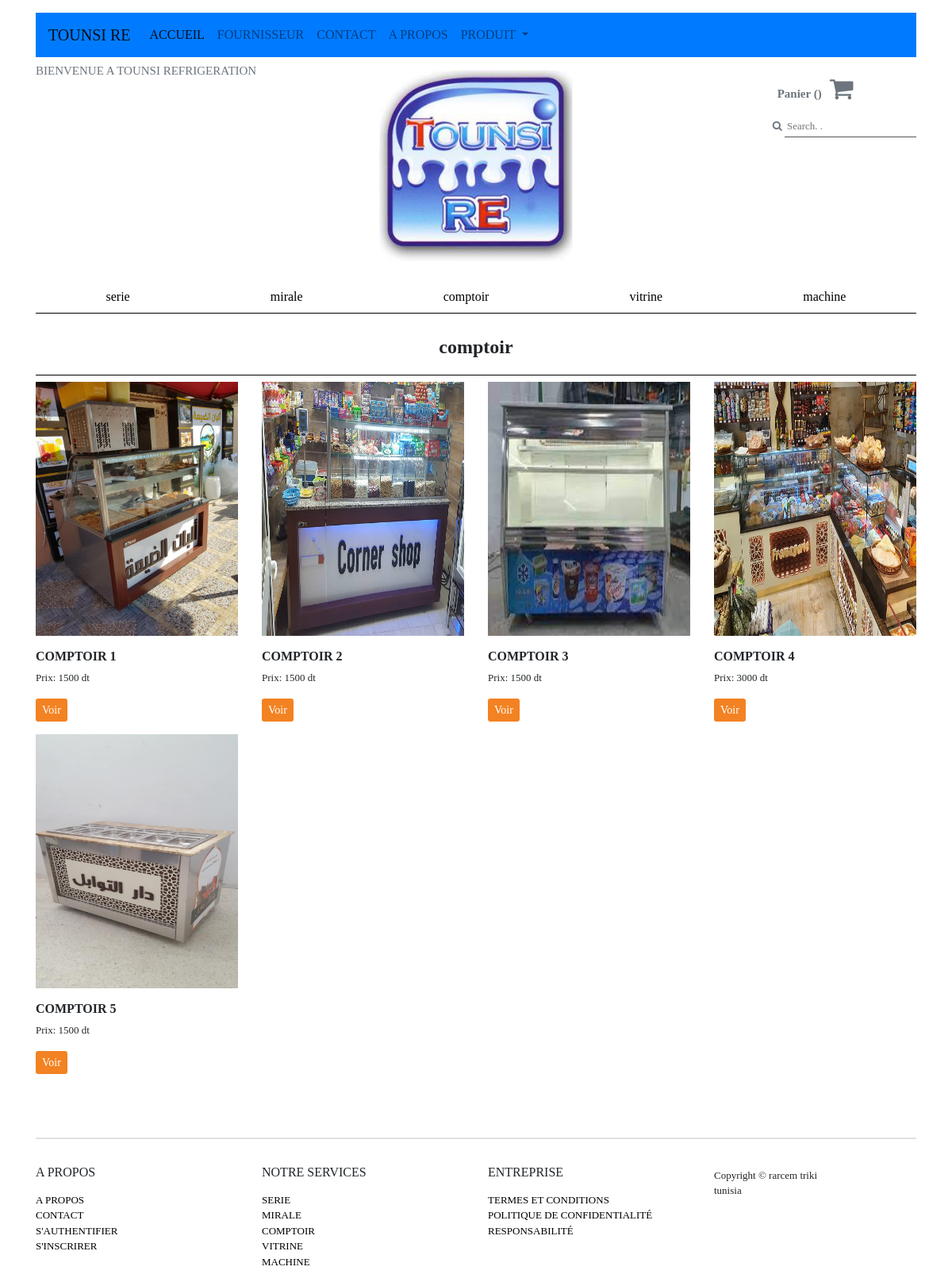
The page /comptoir on the database its author committed.
### store/models.py (models this page shows, shortened)
class Product(models.Model):
	category_choice = {
		('Serie', 'Serie'),
		('Mirale', 'Mirale'),
		('Comptoir', 'Comptoir'),
		('Vitrine', 'Vitrine'),
		('Machine', 'Machine')
	}
	category = models.CharField(max_length=20, choices=category_choice, default='serie')
	size = models.ManyToManyField(Size)
	title = models.CharField(max_length=200)
	description = models.CharField(max_length=300)
	price = models.IntegerField()
	image = models.ImageField(upload_to='Store')
	other_image = models.ManyToManyField(OtherImages, blank=True)

### store/views.py (the view)
# urls.py: path('comptoir', views.comptoir, name='comptoir'),
def comptoir(request):
	obj = Product.objects.filter(category = 'Comptoir')
	context = {
		'obj': obj,
	}
	return render(request, 'store/comptoir.html', context)

### store/templates/store/comptoir.html
{% extends 'store/base.html' %}
{% load static %}
{% block content %}
	<div class="ceremonials">
		<h4 class="font-weight-bold text-center"> comptoir</h4>
		<div class="row">
			<div class="col-12">
				<div class="row">
					{% for object in obj %}
						<div class="col-lg-3 col-sm-6 mb-3">
							<img src="{{ object.image.url }}" width="100%">
							<h6 class="text-uppercase font-weight-bold mt-3">{{ object.title }}</h6>
							<p>Prix: {{ object.price }} dt</p>
							<a href="{% url 'product_details' object.id %}" class="btn btn-sm">
								Voir
							</a>
						</div>
					{% endfor %}
				</div>
			</div>
		</div>
	</div>
{% endblock %}

### store/static/store/css/main.css (style rules this page uses)
body { font-family: serif; }
button, .btn { background-color: #f38222 !important; color: white !important; border: none !important; }
a { text-decoration: none; color: black; }
p { font-size: 13px; }
.accessories h4, .courtwear h4, .ceremonials h4, .cart h4, .checkout h4 { padding: 20px 0px; border-bottom: 0.8px solid black; }
.accessories img, .courtwear img, .ceremonials img { height: 320px; }

### rows shown on the page
Product: image (picture), title "COMPTOIR 1", price "1500"
Product: image (picture), title "COMPTOIR 2", price "1500"
Product: image (picture), title "COMPTOIR 3", price "1500"
Product: image (picture), title "COMPTOIR 4", price "3000"
Product: image (picture), title "COMPTOIR 5", price "1500"
